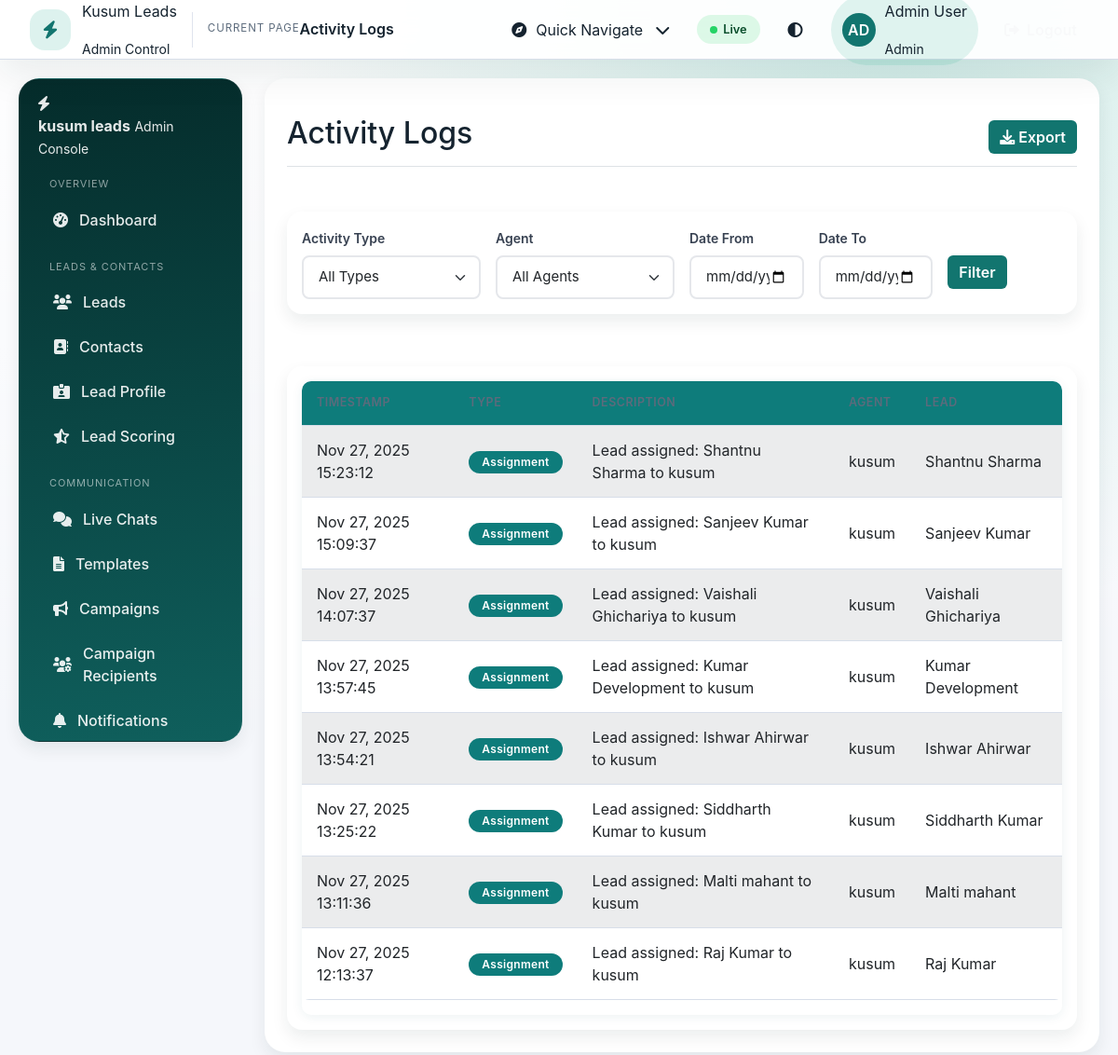
Screenshot of /php/admin/activity_logs.php (signed in) with the database file from the repository.
### tables this page shows
CREATE TABLE `lead_assignments` (
  `id` int(11) NOT NULL,
  `lead_id` int(11) NOT NULL,
  `agent_id` int(11) NOT NULL,
  `assigned_by` int(11) DEFAULT NULL,
  `status` enum('assigned','contacted','qualified','not_qualified','call_not_picked','payment_completed') DEFAULT 'assigned',
  `assigned_at` timestamp NULL DEFAULT current_timestamp()
);

CREATE TABLE `users` (
  `id` int(11) NOT NULL,
  `name` varchar(100) NOT NULL,
  `email` varchar(150) NOT NULL,
  `phone` varchar(20) DEFAULT NULL,
  `password_hash` varchar(255) NOT NULL,
  `role` enum('admin','agent') NOT NULL DEFAULT 'agent',
  `active` tinyint(1) DEFAULT 1,
  `created_at` timestamp NULL DEFAULT current_timestamp(),
  `updated_at` timestamp NULL DEFAULT current_timestamp() ON UPDATE current_timestamp(),
  `onesignal_player_id` varchar(255) DEFAULT NULL,
  `is_online` tinyint(1) DEFAULT 1
);

CREATE TABLE `leads` (
  `id` int(11) NOT NULL,
  `external_id` varchar(100) NOT NULL,
  `created_time` timestamp NOT NULL,
  `ad_id` varchar(100) DEFAULT NULL,
  `ad_name` varchar(255) DEFAULT NULL,
  `adset_id` varchar(100) DEFAULT NULL,
  `adset_name` varchar(255) DEFAULT NULL,
  `campaign_id` varchar(100) DEFAULT NULL,
  `campaign_name` varchar(255) DEFAULT NULL,
  `form_id` varchar(100) DEFAULT NULL,
  `form_name` varchar(255) DEFAULT NULL,
  `is_organic` tinyint(1) DEFAULT 0,
  `platform` varchar(50) DEFAULT NULL,
  `question_text` text DEFAULT NULL,
  `full_name` varchar(150) DEFAULT NULL,
  `phone_number` varchar(20) DEFAULT NULL,
  `city` varchar(100) DEFAULT NULL,
  `lead_status` varchar(50) DEFAULT NULL,
  `sheet_source` varchar(100) DEFAULT NULL,
  `raw_json` text DEFAULT NULL,
  `lead_score` int(11) DEFAULT 0,
  `score_factors` text DEFAULT NULL,
  `priority_level` enum('low','medium','high','hot') DEFAULT 'medium',
  `created_at` timestamp NULL DEFAULT current_timestamp(),
  `updated_at` timestamp NULL DEFAULT current_timestamp() ON UPDATE current_timestamp()
);

### php/admin/activity_logs.php (the view, shortened to what this page needs)
<?php
$db = getDB();
$dateFrom = $_GET['date_from'] ?? '';
$dateTo = $_GET['date_to'] ?? '';
$page = (int)($_GET['page'] ?? 1);
$limit = 50;
$offset = ($page - 1) * $limit;
$where = [];
$params = [];
$whereClause = $where ? 'WHERE ' . implode(' AND ', $where) : '';
$activities = [];
$sql = "SELECT
    'lead_assigned' as activity_type,
    CONCAT('Lead assigned: ', l.full_name, ' to ', u.name) as description,
    la.assigned_at as created_at,
    la.agent_id,
    la.lead_id,
    u.name as agent_name,
    l.full_name as lead_name
    FROM lead_assignments la
    JOIN leads l ON la.lead_id = l.id
    JOIN users u ON la.agent_id = u.id
    $whereClause
    ORDER BY la.assigned_at DESC
    LIMIT $limit OFFSET $offset";
$stmt = $db->prepare($sql);
$stmt->execute($params);
$assignments = $stmt->fetchAll();
foreach ($assignments as $a) {
    $activities[] = [
        'type' => $a['activity_type'],
        'description' => $a['description'],
        'timestamp' => $a['created_at'],
        'agent_name' => $a['agent_name'],
        'lead_name' => $a['lead_name']
    ];
}
usort($activities, function($a, $b) {
    return strtotime($b['timestamp']) - strtotime($a['timestamp']);
});
?>
<!DOCTYPE html>
<html lang="en">
<head>
    <link href="https://cdn.jsdelivr.net/npm/bootstrap@5.1.3/dist/css/bootstrap.min.css" rel="stylesheet">
    <link href="https://cdnjs.cloudflare.com/ajax/libs/font-awesome/6.0.0/css/all.min.css" rel="stylesheet">
    <link href="css/global.css?v=<?= APP_ASSET_VERSION ?>" rel="stylesheet">
    <link href="css/admin.css?v=<?= APP_ASSET_VERSION ?>" rel="stylesheet">
</head>
<body>
    <?php include 'navbar.php'; ?>
    <div class="container-fluid">
        <div class="row">
            <?php include 'sidebar.php'; ?>
            <main class="col-md-10 ms-sm-auto px-md-4">
                <div class="d-flex justify-content-between flex-wrap flex-md-nowrap align-items-center pt-3 pb-2 mb-3 border-bottom">
                    <h1 class="h2">Activity Logs</h1>
                    <button class="btn btn-primary" onclick="exportLogs()">
                        <i class="fas fa-download"></i> Export
                    </button>
                </div>
                <div class="card mb-4">
                    <div class="card-body">
                        <form method="GET" class="row g-3">
                            <div class="col-md-3">
                                <label class="form-label">Activity Type</label>
                                <select name="type" class="form-select">
                                    <option value="">All Types</option>
                                </select>
                            </div>
                            <div class="col-md-3">
                                <label class="form-label">Agent</label>
                                <select name="agent" class="form-select">
                                    <option value="">All Agents</option>
                                </select>
                            </div>
                            <div class="col-md-2">
                                <label class="form-label">Date From</label>
                                <input type="date" name="date_from" class="form-control" value="<?= htmlspecialchars($dateFrom) ?>">
                            </div>
                            <div class="col-md-2">
                                <label class="form-label">Date To</label>
                                <input type="date" name="date_to" class="form-control" value="<?= htmlspecialchars($dateTo) ?>">
                            </div>
                            <div class="col-md-2">
                                <label class="form-label">&nbsp;</label>
                                <button type="submit" class="btn btn-primary d-block">Filter</button>
                            </div>
                        </form>
                    </div>
                </div>
                <div class="card">
                    <div class="card-body">
                        <div class="table-responsive">
                            <table class="table table-striped">
                                <thead>
                                    <tr>
                                        <th>Timestamp</th>
                                        <th>Type</th>
                                        <th>Description</th>
                                        <th>Agent</th>
                                        <th>Lead</th>
                                    </tr>
                                </thead>
                                <tbody>
                                    <?php foreach (array_slice($activities, 0, $limit) as $activity): ?>
                                        <tr>
                                            <td><?= date('M j, Y H:i:s', strtotime($activity['timestamp'])) ?></td>
                                            <td>
                                                <?php
                                                $badgeClass = $activity['type'] === 'lead_assigned' ? 'bg-primary' : 'bg-success';
                                                $typeLabel = $activity['type'] === 'lead_assigned' ? 'Assignment' : 'Response';
                                                ?>
                                                <span class="badge <?= $badgeClass ?>"><?= $typeLabel ?></span>
                                            </td>
                                            <td><?= htmlspecialchars($activity['description']) ?></td>
                                            <td><?= htmlspecialchars($activity['agent_name'] ?? '-') ?></td>
                                            <td><?= htmlspecialchars($activity['lead_name'] ?? '-') ?></td>
                                        </tr>
                                    <?php endforeach; ?>
                                </tbody>
                            </table>
                        </div>
                    </div>
                </div>
            </main>
        </div>
    </div>
</body>
</html>

### php/admin/navbar.php (shortened to what this page needs)
<?php
$pageSlug = basename($_SERVER['PHP_SELF'], '.php');
$pageTitle = ucwords(str_replace('_', ' ', $pageSlug));
$userName = $_SESSION['user']['name'] ?? 'Admin';
$userRole = ucfirst($_SESSION['user']['role'] ?? 'Admin');
$initials = strtoupper(substr(preg_replace('/[^A-Za-z]/', '', $userName), 0, 2) ?: 'AD');
?>
<header class="app-navbar">
    <div class="app-navbar__left">
        <a class="app-brand" href="index.php">
            <div class="app-brand__mark">
                <i class="fas fa-bolt"></i>
            </div>
            <div>
                <p class="app-brand__title">Kusum Leads</p>
                <small>Admin Control</small>
            </div>
        </a>
        <div class="app-navbar__context d-none d-sm-flex">
            <span class="context-label">Current Page</span>
            <h1><?= htmlspecialchars($pageTitle) ?></h1>
        </div>
    </div>
    <div class="app-navbar__right">
        <div class="dropdown d-none d-md-block">
            <button class="ghost-button" id="quickNavDropdown" data-bs-toggle="dropdown" aria-expanded="false">
                <i class="fas fa-compass me-1"></i> Quick Navigate
                <i class="fas fa-chevron-down ms-2"></i>
            </button>
        </div>
        <div class="app-navbar__status-pill d-none d-sm-flex">
            <span class="dot"></span> Live
        </div>
        <button class="icon-button" id="themeToggle" type="button" title="Toggle light/dark theme">
            <i class="fas fa-adjust"></i>
        </button>
        <div class="app-user-chip">
            <span class="avatar"><?= htmlspecialchars($initials) ?></span>
            <div>
                <p><?= htmlspecialchars($userName) ?></p>
                <small><?= htmlspecialchars($userRole) ?></small>
            </div>
        </div>
        <a class="btn btn-outline-light logout-btn" href="logout.php">
            <i class="fas fa-sign-out-alt me-1"></i> Logout
        </a>
    </div>
</header>

### php/admin/sidebar.php (shortened to what this page needs)
<aside class="sidebar app-sidebar" role="navigation" aria-label="Primary">
    <div class="sidebar-brand">
        <div class="brand-mark">
            <i class="fas fa-bolt"></i>
        </div>
        <div class="brand-copy">
            <strong>kusum leads</strong>
            <small>Admin Console</small>
        </div>
    </div>
    <div class="sidebar-inner">
        <div class="sidebar-section">
            <p class="sidebar-section-label">Overview</p>
            <ul class="nav flex-column">
                <li class="nav-item">
                    <a class="nav-link <?= basename($_SERVER['PHP_SELF']) === 'index.php' ? 'active' : '' ?>" href="index.php">
                        <i class="fas fa-tachometer-alt"></i>
                        <span class="nav-label">Dashboard</span>
                    </a>
                </li>
            </ul>
        </div>
        <div class="sidebar-section">
            <p class="sidebar-section-label">Leads & Contacts</p>
            <ul class="nav flex-column">
                <li class="nav-item">
                    <a class="nav-link <?= basename($_SERVER['PHP_SELF']) === 'leads.php' ? 'active' : '' ?>" href="leads.php">
                        <i class="fas fa-users"></i>
                        <span class="nav-label">Leads</span>
                    </a>
                </li>
                <li class="nav-item">
                    <a class="nav-link <?= basename($_SERVER['PHP_SELF']) === 'contacts.php' ? 'active' : '' ?>" href="contacts.php">
                        <i class="fas fa-address-book"></i>
                        <span class="nav-label">Contacts</span>
                    </a>
                </li>
                <li class="nav-item">
                    <a class="nav-link <?= basename($_SERVER['PHP_SELF']) === 'lead_profile.php' ? 'active' : '' ?>" href="lead_profile.php">
                        <i class="fas fa-id-card-alt"></i>
                        <span class="nav-label">Lead Profile</span>
                    </a>
                </li>
                <li class="nav-item">
                    <a class="nav-link <?= basename($_SERVER['PHP_SELF']) === 'lead_scoring.php' ? 'active' : '' ?>" href="lead_scoring.php">
                        <i class="fas fa-star-half-alt"></i>
                        <span class="nav-label">Lead Scoring</span>
                    </a>
                </li>
            </ul>
        </div>
        <div class="sidebar-section">
            <p class="sidebar-section-label">Communication</p>
            <ul class="nav flex-column">
                <li class="nav-item">
                    <a class="nav-link <?= basename($_SERVER['PHP_SELF']) === 'whatsapp_conversations.php' ? 'active' : '' ?>" href="whatsapp_conversations.php">
                        <i class="fas fa-comments"></i>
                        <span class="nav-label">Live Chats</span>
                    </a>
                </li>
                <li class="nav-item">
                    <a class="nav-link <?= in_array(basename($_SERVER['PHP_SELF']), ['whatsapp_templates.php','whatsapp_template_builder.php']) ? 'active' : '' ?>" href="whatsapp_templates.php">
                        <i class="fas fa-file-alt"></i>
                        <span class="nav-label">Templates</span>
                    </a>
                </li>
                <li class="nav-item">
                    <a class="nav-link <?= basename($_SERVER['PHP_SELF']) === 'campaigns.php' ? 'active' : '' ?>" href="campaigns.php">
                        <i class="fas fa-bullhorn"></i>
                        <span class="nav-label">Campaigns</span>
                    </a>
                </li>
                <li class="nav-item">
                    <a class="nav-link <?= basename($_SERVER['PHP_SELF']) === 'campaign_recipients.php' ? 'active' : '' ?>" href="campaign_recipients.php">
                        <i class="fas fa-users-cog"></i>
                        <span class="nav-label">Campaign Recipients</span>
                    </a>
                </li>
                <li class="nav-item">
                    <a class="nav-link <?= basename($_SERVER['PHP_SELF']) === 'notifications.php' ? 'active' : '' ?>" href="notifications.php">
                        <i class="fas fa-bell"></i>
                        <span class="nav-label">Notifications</span>
                    </a>
                </li>
            </ul>
        </div>
    </div>
</aside>

### php/admin/css/admin.css (style rules this page uses)
.card { border: none; border-radius: var(--radius-md); box-shadow: var(--shadow-sm); transition: transform var(--transition), box-shadow var(--transition); background: var(--surface-0); }
.btn { border-radius: var(--radius-xs); font-weight: 600; transition: var(--transition); border: none; }
.btn-primary { background: var(--brand-600); }
.badge { border-radius: 999px; font-weight: 600; font-size: 0.75rem; padding: 0.35rem 0.85rem; }
.form-control, .form-select { border-radius: var(--radius-xs); border: 1px solid var(--border-soft); padding: 0.75rem 0.9rem; transition: border-color var(--transition), box-shadow var(--transition); }
.table th { border-top: none; font-weight: 600; color: var(--text-primary); background: var(--surface-100); }
.table-responsive { border-radius: var(--radius-sm); background: var(--surface-0); box-shadow: var(--shadow-soft); }
.table { border-radius: 8px; overflow: hidden; }
.table th { background: #0e7c7b; color: white; font-weight: 600; text-transform: uppercase; font-size: 13px; letter-spacing: 0.5px; border: none; padding: 14px 16px; }
.table td { padding: 14px 16px; vertical-align: middle; }
.table-striped tbody tr:nth-of-type(odd) { background: #f8f9fa; }
.form-control, .form-select { border-radius: 8px; border: 2px solid #e5e7eb; padding: 10px 16px; font-size: 15px; transition: all 0.3s ease; }
.form-label { font-weight: 600; color: #374151; margin-bottom: 8px; font-size: 14px; }
.badge { border-radius: 20px; padding: 6px 14px; font-weight: 600; font-size: 12px; letter-spacing: 0.3px; }
.badge.bg-primary { background: #0e7c7b !important; }
.card, .table-responsive { animation: slideInUp 0.5s ease; }
.sidebar { background: linear-gradient(175deg, var(--brand-900) 0%, var(--brand-700) 100%) !important; color: rgba(255, 255, 255, 0.9); border-right: 1px solid rgba(255, 255, 255, 0.06); }
.sidebar .nav-link { color: rgba(255, 255, 255, 0.9) !important; border-radius: var(--radius-sm); }

### rows the page displays
lead_assignments: assigned_at "Nov 27, 2025 15:23:12", typeLabel "Assignment", description "Lead assigned: Shantnu Sharma to kusum", users.name "kusum", lead.full_name "Shantnu Sharma"
lead_assignments: assigned_at "Nov 27, 2025 15:09:37", typeLabel "Assignment", description "Lead assigned: Sanjeev Kumar to kusum", users.name "kusum", lead.full_name "Sanjeev Kumar"
lead_assignments: assigned_at "Nov 27, 2025 14:07:37", typeLabel "Assignment", description "Lead assigned: Vaishali Ghichariya to kusum", users.name "kusum", lead.full_name "Vaishali Ghichariya"
lead_assignments: assigned_at "Nov 27, 2025 13:57:45", typeLabel "Assignment", description "Lead assigned: Kumar Development to kusum", users.name "kusum", lead.full_name "Kumar Development"
lead_assignments: assigned_at "Nov 27, 2025 13:54:21", typeLabel "Assignment", description "Lead assigned: Ishwar Ahirwar to kusum", users.name "kusum", lead.full_name "Ishwar Ahirwar"
lead_assignments: assigned_at "Nov 27, 2025 13:25:22", typeLabel "Assignment", description "Lead assigned: Siddharth Kumar to kusum", users.name "kusum", lead.full_name "Siddharth Kumar"
lead_assignments: assigned_at "Nov 27, 2025 13:11:36", typeLabel "Assignment", description "Lead assigned: Malti mahant to kusum", users.name "kusum", lead.full_name "Malti mahant"
lead_assignments: assigned_at "Nov 27, 2025 12:13:37", typeLabel "Assignment", description "Lead assigned: Raj Kumar to kusum", users.name "kusum", lead.full_name "Raj Kumar"

### other values shown
$pageTitle "Activity Logs"
$initials "AD"
$userName "Admin User"
$userRole "Admin"
